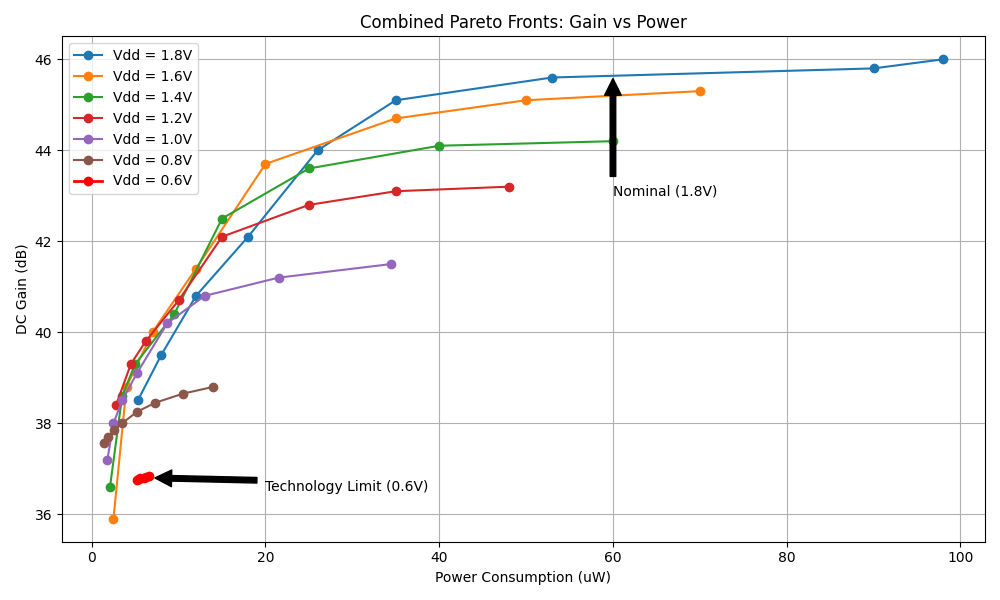

Reproduce this figure in Python.
import matplotlib.pyplot as plt

# 1. DATA (Extracted from our results)
# Format: [Power (uW), Gain (dB)]
data_06V = [[5.17, 36.75], [5.41, 36.77], [5.61, 36.79], [6.07, 36.80], [6.23, 36.82], [6.60, 36.84]]
data_08V = [[1.4, 37.57], [1.9, 37.7], [2.6, 37.85], [3.5, 38.0], [5.2, 38.25], [7.3, 38.45], [10.5, 38.65], [14.0, 38.8]]
data_10V = [[1.8, 37.2], [2.5, 38.0], [3.5, 38.5], [5.2, 39.1], [8.7, 40.2], [13.0, 40.8], [21.5, 41.2], [34.5, 41.5]]
data_12V = [[2.8, 38.4], [4.5, 39.3], [6.2, 39.8], [10.0, 40.7], [15.0, 42.1], [25.0, 42.8], [35.0, 43.1], [48.0, 43.2]]
data_14V = [[2.1, 36.6], [3.5, 38.6], [5.0, 39.3], [9.5, 40.4], [15.0, 42.5], [25.0, 43.6], [40.0, 44.1], [60.0, 44.2]]
data_16V = [[2.5, 35.9], [4.0, 38.8], [7.0, 40.0], [12.0, 41.4], [20.0, 43.7], [35.0, 44.7], [50.0, 45.1], [70.0, 45.3]]
data_18V = [[5.3, 38.5], [8.0, 39.5], [12.0, 40.8], [18.0, 42.1], [26.0, 44.0], [35.0, 45.1], [53.0, 45.6], [90.0, 45.8], [98.0, 46.0]]

# 2. PLOTTING
plt.figure(figsize=(10, 6))
# Plot each voltage line (1.8V first to appear at top of legend)
# Using standard markers 'o' and solid lines
plt.plot([x[0] for x in data_18V], [x[1] for x in data_18V], marker='o', label='Vdd = 1.8V')
plt.plot([x[0] for x in data_16V], [x[1] for x in data_16V], marker='o', label='Vdd = 1.6V')
plt.plot([x[0] for x in data_14V], [x[1] for x in data_14V], marker='o', label='Vdd = 1.4V')
plt.plot([x[0] for x in data_12V], [x[1] for x in data_12V], marker='o', label='Vdd = 1.2V')
plt.plot([x[0] for x in data_10V], [x[1] for x in data_10V], marker='o', label='Vdd = 1.0V')
plt.plot([x[0] for x in data_08V], [x[1] for x in data_08V], marker='o', label='Vdd = 0.8V')
plt.plot([x[0] for x in data_06V], [x[1] for x in data_06V], marker='o', label='Vdd = 0.6V', color='red', linewidth=2)

# 3. LABELS
plt.title('Combined Pareto Fronts: Gain vs Power')
plt.xlabel('Power Consumption (uW)')
plt.ylabel('DC Gain (dB)')
plt.grid(True)
plt.legend()
# Simple arrow for the limit
plt.annotate('Technology Limit (0.6V)', xy=(6.6, 36.8), xytext=(20, 36.5),arrowprops=dict(facecolor='black', shrink=0.05))
# Simple arrow for the nominal
plt.annotate('Nominal (1.8V)', xy=(60, 45.7), xytext=(60, 43), arrowprops=dict(facecolor='black', shrink=0.05))
plt.tight_layout()
plt.show()
